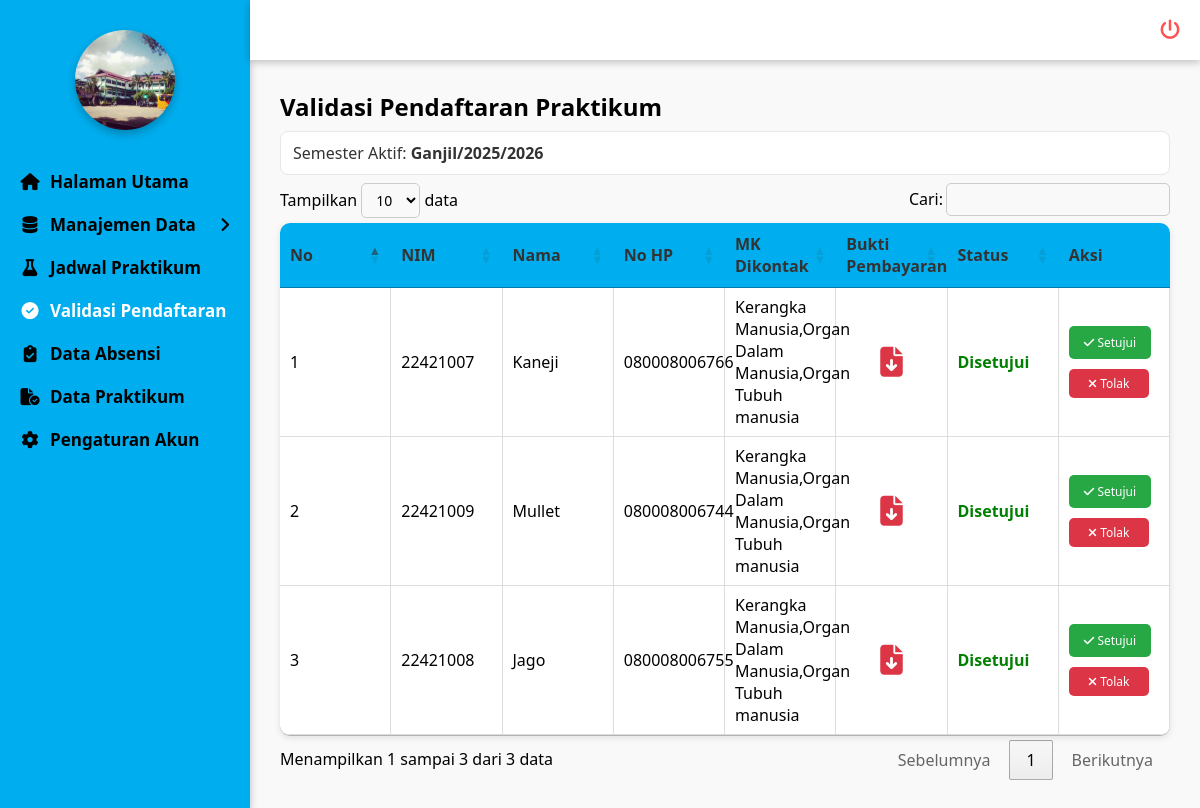
Before: /admin/validasi/validasi.php (signed in) with the older database file.
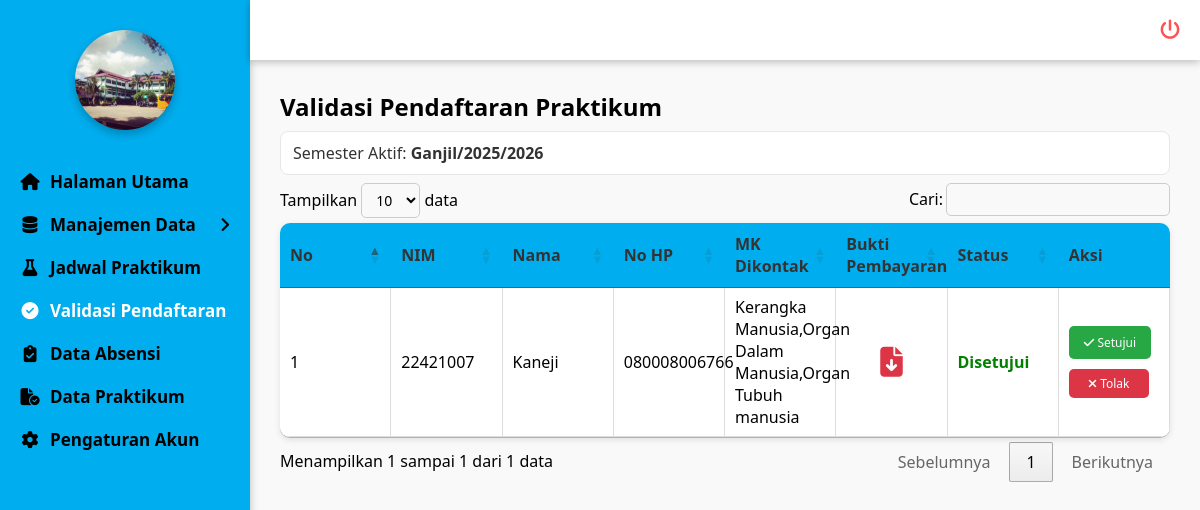
After: the same page with the newer database file.
### tables this page shows
CREATE TABLE `kontrak_mk` (
  `id` int NOT NULL,
  `id_mahasiswa` int NOT NULL,
  `id_semester` int DEFAULT NULL,
  `nim` varchar(20) NOT NULL,
  `nama` varchar(100) NOT NULL,
  `no_hp` varchar(20) DEFAULT NULL,
  `mk_dikontrak` varchar(1000) NOT NULL,
  `bukti_pembayaran` varchar(255) DEFAULT NULL,
  `status` enum('Menunggu','Disetujui','Ditolak') DEFAULT 'Menunggu',
  `created_at` timestamp NULL DEFAULT CURRENT_TIMESTAMP
);

### admin/validasi/validasi.php (the view, shortened to what this page needs)
<?php
include '../../koneksi/koneksi.php';
include '../../koneksi/sidebar.php';
function e($v){ return htmlspecialchars((string)($v ?? ''), ENT_QUOTES, 'UTF-8'); }
$rsSem = mysqli_query($conn, "SELECT id, nama_semester, tahun_ajaran FROM semester WHERE status='Aktif' LIMIT 1");
$semAktif = mysqli_fetch_assoc($rsSem);
$id_semester_aktif = $semAktif['id'] ?? null;
?>
<link rel="stylesheet" href="https://cdn.datatables.net/1.13.6/css/jquery.dataTables.min.css">
<link rel="stylesheet" href="https://cdnjs.cloudflare.com/ajax/libs/font-awesome/6.5.0/css/all.min.css">
<div class="konten-utama">
  <h2>Validasi Pendaftaran Praktikum</h2>
   <?php if($id_semester_aktif): ?>
    <div class="info-sem info-aktif">
      Semester Aktif: <b><?= e($semAktif['nama_semester']) ?></b><b>/</b><b><?= e($semAktif['tahun_ajaran']) ?></b>
    </div>
  <?php else: ?>
    <div class="info-sem info-none">
      Belum ada <b>Semester</b> berstatus <b>Aktif</b>. Silakan aktifkan/ tambahkan semester terlebih dahulu pada menu Semester.
    </div>
  <?php endif; ?>
  <table id="tabel-validasi" class="tabel-data">
    <thead>
      <tr>
        <th>No</th>
        <th>NIM</th>
        <th>Nama</th>
        <th>No HP</th>
        <th>MK Dikontak</th>
        <th>Bukti Pembayaran</th>
        <th>Status</th>
        <th>Aksi</th>
      </tr>
    </thead>
    <tbody>
      <?php
      $no = 1;
      $query = mysqli_query($conn, "SELECT * FROM kontrak_mk ORDER BY id DESC");
      while ($row = mysqli_fetch_assoc($query)) {
      ?>
      <tr>
        <td data-label="No"><?= $no++; ?></td>
        <td data-label="Nim"><?= htmlspecialchars($row['nim']); ?></td>
        <td data-label="Nama"><?= htmlspecialchars($row['nama']); ?></td>
        <td data-label="Nomor Hp"><?= htmlspecialchars($row['no_hp']); ?></td>
        <td data-label="MK dikontrak"><?= htmlspecialchars($row['mk_dikontrak']); ?></td>
        <td data-label="Bukti Pembayaran" class="pembayaran-cell">
         <?php if (!empty($row['bukti_pembayaran'])) { ?>
  <a href='../../uploads/<?= $row['bukti_pembayaran']; ?>' target='_blank' title="Lihat Bukti">
    <i class="fa-solid fa-file-arrow-down" style="font-size:20px; color:#dc3545;"></i>
  </a>
<?php } else { ?>
  <span style="color:#aaa;">Belum upload</span>
<?php } ?>
        </td>
        <td data-label="Status" >
          <?php
            if ($row['status'] == 'Disetujui') echo "<span style='color:green;font-weight:bold;'>Disetujui</span>";
            elseif ($row['status'] == 'Ditolak') echo "<span style='color:red;font-weight:bold;'>Ditolak</span>";
            else echo "<span style='color:#999;'>Menunggu</span>";
          ?>
        </td>
        <td data-label="Aksi">
          <button class="tombol tombol-setujui" onclick="ubahStatus(<?= $row['id']; ?>,'setujui')">
            <i class="fa-solid fa-check"></i> Setujui
          </button>
          <button class="tombol tombol-tolak" onclick="ubahStatus(<?= $row['id']; ?>,'tolak')">
            <i class="fa-solid fa-xmark"></i> Tolak
          </button>
        </td>
      </tr>
      <?php } ?>
    </tbody>
  </table>
</div>

Changed rows visible on the page:
removed kontrak_mk: nim "22421009", nama "Mullet", no_hp "080008006744", mk_dikontrak "Kerangka Manusia,Organ Dalam Manusia,Organ Tubuh manusia", status "Disetujui"
removed kontrak_mk: nim "22421008", nama "Jago", no_hp "080008006755", mk_dikontrak "Kerangka Manusia,Organ Dalam Manusia,Organ Tubuh manusia", status "Disetujui"
Other visible differences:
text written by a page script: "Tampilkan data Cari: Menampilkan 1 sampai 3 dari 3 data Sebelumnya 1 Berikutnya" → "Tampilkan data Cari: Menampilkan 1 sampai 1 dari 1 data Sebelumnya 1 Berikutnya"
